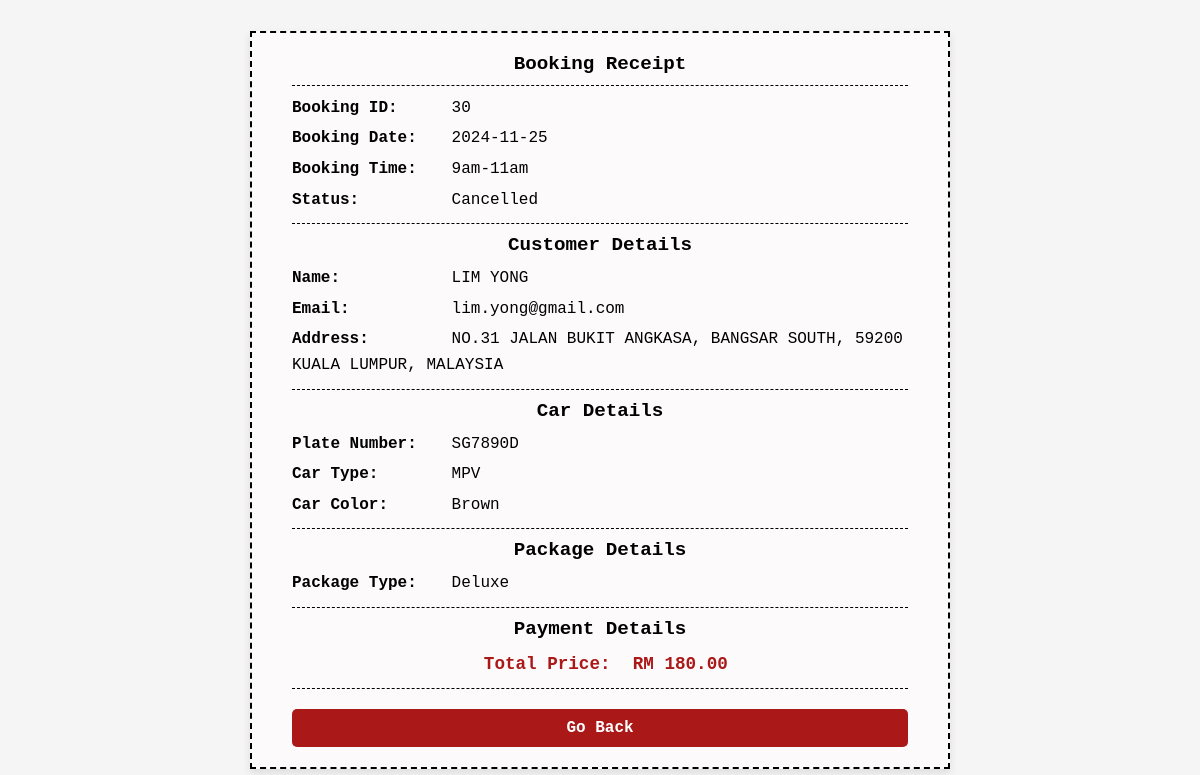
Screenshot of /view_booking.php?BOOKING_ID=30 with the database file from the repository.
### tables this page shows
CREATE TABLE `booking` (
  `BOOKING_ID` int(11) NOT NULL,
  `USER_ID` int(11) NOT NULL,
  `BOOKING_DATE` date NOT NULL,
  `TIME_SLOT` varchar(50) NOT NULL,
  `BOOKING_STATUS` varchar(20) NOT NULL,
  `PACKAGE_ID` int(11) NOT NULL
);

CREATE TABLE `user` (
  `USER_ID` int(11) NOT NULL,
  `TEAM_ID` int(11) NOT NULL,
  `FIRSTNAME` varchar(100) NOT NULL,
  `LASTNAME` varchar(100) NOT NULL,
  `EMAIL` varchar(100) NOT NULL,
  `PASSWORD` varchar(100) NOT NULL,
  `CUST_ADDRESS` varchar(255) DEFAULT NULL,
  `USERNAME` varchar(255) DEFAULT NULL
);

CREATE TABLE `car` (
  `CAR_ID` int(11) NOT NULL,
  `USER_ID` int(11) NOT NULL,
  `PLATE_NUM` varchar(20) NOT NULL,
  `TYPE` varchar(50) NOT NULL,
  `CAR_COLOR` varchar(20) NOT NULL
);

CREATE TABLE `package` (
  `PACKAGE_ID` int(11) NOT NULL,
  `PACKAGE_TYPE` varchar(50) NOT NULL
);

CREATE TABLE `payment` (
  `PAYMENT_ID` int(11) NOT NULL,
  `SALES_ID` int(11) DEFAULT NULL,
  `BOOKING_ID` int(11) DEFAULT NULL,
  `PAYMENT_TYPE` varchar(50) DEFAULT NULL,
  `PAYMENT_TOTAL_PRICE` decimal(10,2) DEFAULT NULL,
  `PAYMENT_DATE` date DEFAULT NULL
);

### view_booking.php (the view, shortened to what this page needs)
<?php
include('db_connect.php');
$booking_id = mysqli_real_escape_string($conn, $_GET['BOOKING_ID']);
$booking_query = "SELECT booking.BOOKING_ID, booking.BOOKING_DATE, booking.TIME_SLOT, booking.BOOKING_STATUS,
                  CONCAT(user.FIRSTNAME, ' ', user.LASTNAME) AS CUSTOMER_NAME, user.EMAIL, user.CUST_ADDRESS,
                  car.PLATE_NUM, car.TYPE AS CAR_TYPE, car.CAR_COLOR,
                  package.PACKAGE_TYPE, payment.PAYMENT_TOTAL_PRICE
                  FROM booking
                  JOIN user ON booking.USER_ID = user.USER_ID
                  JOIN car ON booking.USER_ID = car.USER_ID
                  JOIN package ON booking.PACKAGE_ID = package.PACKAGE_ID
                  JOIN payment ON booking.BOOKING_ID = payment.BOOKING_ID
                  WHERE booking.BOOKING_ID = '$booking_id'";
$booking_result = mysqli_query($conn, $booking_query);
if ($booking_result && mysqli_num_rows($booking_result) > 0) {
    $booking_row = mysqli_fetch_assoc($booking_result);
} else {
    die("Error fetching booking details: " . mysqli_error($conn));
}
?>
<!DOCTYPE html>
<html lang="en">
<head>
    <link rel="stylesheet" href="view_booking.css">
</head>
<body>
<div class="receipt-container">
    <h2>Booking Receipt</h2>
    <hr>
    <p><strong>Booking ID:</strong> <?= htmlspecialchars($booking_row['BOOKING_ID']) ?></p>
    <p><strong>Booking Date:</strong> <?= htmlspecialchars($booking_row['BOOKING_DATE']) ?></p>
    <p><strong>Booking Time:</strong> <?= htmlspecialchars($booking_row['TIME_SLOT']) ?></p>
    <p><strong>Status:</strong> <?= htmlspecialchars($booking_row['BOOKING_STATUS']) ?></p>
    <hr>
    <h3>Customer Details</h3>
    <p><strong>Name:</strong> <?= htmlspecialchars($booking_row['CUSTOMER_NAME']) ?></p>
    <p><strong>Email:</strong> <?= htmlspecialchars($booking_row['EMAIL']) ?></p>
    <p><strong>Address:</strong> <?= htmlspecialchars($booking_row['CUST_ADDRESS']) ?></p>
    <hr>
    <h3>Car Details</h3>
    <p><strong>Plate Number:</strong> <?= htmlspecialchars($booking_row['PLATE_NUM']) ?></p>
    <p><strong>Car Type:</strong> <?= htmlspecialchars($booking_row['CAR_TYPE']) ?></p>
    <p><strong>Car Color:</strong> <?= htmlspecialchars($booking_row['CAR_COLOR']) ?></p>
    <hr>
    <h3>Package Details</h3>
    <p><strong>Package Type:</strong> <?= htmlspecialchars($booking_row['PACKAGE_TYPE']) ?></p>
    <hr>
    <h3>Payment Details</h3>
    <p class="total"><strong>Total Price:</strong> RM <?= htmlspecialchars($booking_row['PAYMENT_TOTAL_PRICE']) ?></p>
    <hr>
    <a href="inbox2.php" class="button">Go Back</a>
</div>
</body>
</html>

### view_booking.css (style rules this page uses)
* { margin: 0; padding: 0; box-sizing: border-box; }
body { font-family: 'Courier New', Courier, monospace; background: #f5f5f5; padding: 20px; display: flex; justify-content: center; align-items: center; height: 100vh; }
.receipt-container { background: #fcfafa; padding: 20px 40px; width: 700px; border: 2px dashed #000; box-shadow: 0 4px 8px rgba(0, 0, 0, 0.1); margin: 10px auto; }
h1, h2, h3 { text-align: center; font-size: 1.2em; margin-bottom: 10px; }
.receipt-container p { margin: 5px 0; line-height: 1.6; }
.receipt-container strong { display: inline-block; width: 150px; }
hr { border: none; border-top: 1px dashed #000; margin: 10px 0; }
.total { font-weight: bold; text-align: center; color: #ab1818; font-size: 1.1em; margin-top: 10px; }
.button { display: block; margin: 20px auto 0; padding: 10px 20px; background: #ab1818; color: #fff; text-align: center; text-decoration: none; border-radius: 5px; font-weight: bold; }

### rows the page displays
booking: BOOKING_ID "30", BOOKING_DATE "2024-11-25", TIME_SLOT "9am-11am", BOOKING_STATUS "Cancelled", USER_ID.EMAIL "lim.yong@gmail.com", USER_ID.CUST_ADDRESS "NO.31 JALAN BUKIT ANGKASA, BANGSAR SOUTH, 59200 KUALA LUMPUR, MALAYSIA", car.PLATE_NUM "SG7890D", car.TYPE "MPV", car.CAR_COLOR "Brown", PACKAGE_ID.PACKAGE_TYPE "Deluxe", payment.PAYMENT_TOTAL_PRICE "180.00"

### other values shown
$booking_row['CUSTOMER_NAME'] "LIM YONG"
